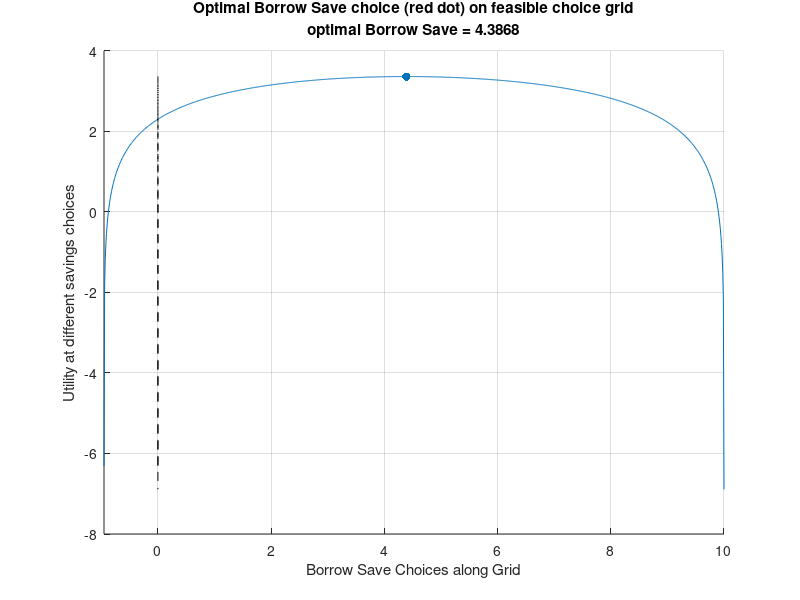

This figure's MATLAB source: (Note: this script raises an error after producing the figure.)
%% Utility Maximization and Intertemporal Consumption
% *Back to* <https://math4econ.github.io/ *Intro Math for Econ*>*,*  <https://fanwangecon.github.io/M4Econ/ 
% *Matlab Examples*>*, or* <https://fanwangecon.github.io/MEconTools/ *MEconTools*> 
% *Repositories*
%% Model Components and Maximization Problem
% Suppose we have a household who will $z_2$ income tomorrow, and has $z_1$ 
% dollar income income today. He needs to determine how much to save/borrow. There 
% is no uncertainty in this problem, we solve the problem with uncertainty again 
% in: <https://math4econ.github.io/nonlinear/RiskyAsset.html Protofolio Choice: 
% Investments in Risky (stocks) and Safe (bank) Assets, and Financing Risky Investments 
% with Bank Loans>.
% 
% We can write down the model where we maximize utility over choices $c_{today}, 
% c_{tomorrow}$:
%% 
% * *Utility*: $U(c_{today}, c_{tomrrow}) = \log(c_{today}) + \beta \cdot \log(c_{tomorrow})$
% * *Budget Today*: $c_{today} + b = z_1$
% * *Budget Tomorrow*: $c_{tomorrow} = b\cdot (1+ r ) + z_2$
%% 
% We can rewrite the problem as:
%% 
% * $\max_{b} \left\{ \log(z_1-b) + \beta \log(b \cdot (1 + r) + z_2 ) \right\}$
%% 
% _Note_: the only choice in this model is $b$, that will determine consumption 
% today and tomorrow.
% 
% _Note_: Does the interest rate have any effects when there are no inheritances 
% in the second period ($z_2 = 0$)? Change the second period inheritances in the 
% code below to analyze the effect of interest rate.
%% Open set for Choice set
% Even though the budget constraint seems to allow for $0$ consumption today 
% and tomorrow, but $\log$ utility is not defined at $0$, hence the maximization 
% problem is undefined at $c_{today}=0$ and $c_{tomorrow}=0$. Hence, the actual 
% choice set for $save$ is an open interval:
%% 
% * $b \in \left(-\frac{z_2}{1+r}, z_1\right)$, (_which means_ $0$ _and_ $b$ 
% _are not in the domain_)
%% 
% Our Maximization problem is hence:
%% 
% * $\max_{b \in \left(-\frac{z_2}{1+r}, z_1\right) } \left\{ \log(z_1-b) + 
% 0.95 \log(b \cdot (1 + 0.03) + z_2 ) \right\}$
%% 
% If you choose save $z_1$ or more, consumption today will be undefined (death 
% today). If you borrow more than endowment tomorrow divided by interest rate, 
% you will not be able to pay back your debts (we assume no default). Given this 
% choice set, we could view this as a constrained maximization problem, but the 
% constraints never bind.
%% Finding Optimal Choices--Brute Force Grid
% A brute-force way of solving for this problem is to generate a vectors of 
% values for saving between 0 and b, but not including them, evaluate the utility 
% function at these values, and then find the max. This method works when there 
% are more choices as well. Experiment with the following function by adjusting 
% the parameters, including the discount factor, interest rate, and wealth in 
% the first and second period. 

% Model Parameters
beta = 0.95;
r = 0.05;
wealth_1 = 10;
wealth_2 = 1;
% Generate a Vector of Points
choice_grid_count = 1000;
% This creates 100 equi-distance points, not at 0 and b, but between 0 and b
save_grid = linspace(-wealth_2/(1+r)+0.0001, wealth_1-0.0001, choice_grid_count);
% Evaluate utility
utility_at_savegrid = log(wealth_1 - save_grid) + beta*log(wealth_2 + save_grid*(1+r));
% Find Max
[max_utility, max_utility_index] = max(utility_at_savegrid);
% max_utility is the highest utility onthe choice grid
max_utility
% out of the choice grid points, which nth choice grid gives highest utility
max_utility_index
% we can find the savings level at the index
optimal_savings_choice = save_grid(max_utility_index)
% Plot
figure();
hold on;
plot(save_grid, utility_at_savegrid);
scatter(optimal_savings_choice, max_utility, 'filled');
xlabel('Borrow Save Choices along Grid');
ylabel('Utility at different savings choices');
title({'Optimal Borrow Save choice (red dot) on feasible choice grid';...
      ['optimal Borrow Save = ', num2str(optimal_savings_choice)]});
xlim([-wealth_2/(1+r), wealth_1])  
plot(ones(size(save_grid))*0, utility_at_savegrid, 'k--');
grid on;
%% Analytical Solution
% You can use the symbolic toolbox to take derivative and find root:

syms z beta r x
funcU = log(z - x) + beta*log((z/2) + x*(1+r))
dUdx = diff(funcU, x)
xOpti = solve(dUdx==0, x)
%% Supply Curve For Capital
% With the optimal capital choice as a function of interest rate, we can plot 
% out the supply for capital.

z=10;
beta=0.92;
grid_points = 21;
% Rate Vector
r = linspace(1.0,1.2,grid_points);
% Supply Curve
% use the . for division because it is a vector divided by another vector
s=(z*beta*(1+r)-(z/2))./((1+r)*(1+beta));
% Plot
figure();
plot(s,r);
xlabel('Savings (Saved at Bank, to be lent out to firms)');
ylabel('Interest Rate');
title({'Inverse Supply For Capital'});
grid on;
%% 
%